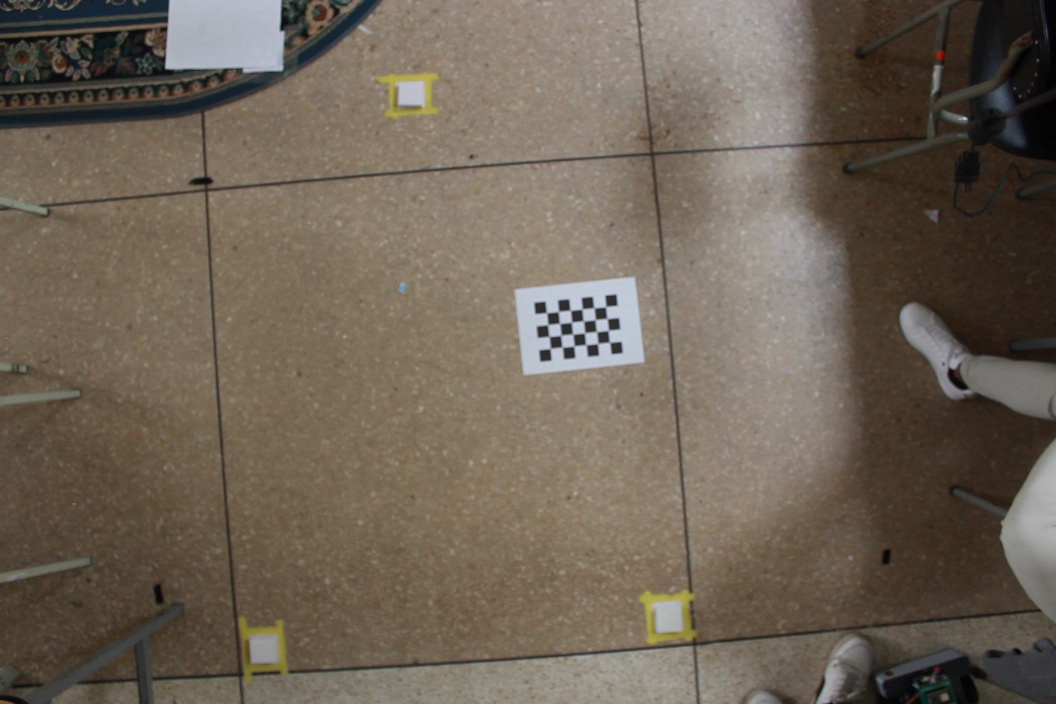
#> input picture src/robot_movil/Camara_robot/calibracion_imgs/img1.jpg, 1056 x 704 px; its folder holds only this picture in this run
$ python calibrar_camara.py
#> lines starting #> are read from the running program, lines starting #| are printed output that depends on the picture; long printed decimals are rounded
import cv2
import numpy as np
import glob
import os

# Configuración del patrón de calibración
num_esquinas_x = 6  # columnas de esquinas internas
num_esquinas_y = 4   # filas de esquinas internas
tamano_cuadro_mm = 29  # tamaño de cada cuadro en milímetros
# Ruta relativa a la carpeta donde se guardan las imágenes
ruta_imgs = 'calibracion_imgs/*.jpg'

# Puntos 3D reales del patrón
objp = np.zeros((num_esquinas_y * num_esquinas_x, 3), np.float32)
objp[:, :2] = np.mgrid[0:num_esquinas_x, 0:num_esquinas_y].T.reshape(-1, 2)
objp *= tamano_cuadro_mm

# Listas para almacenar puntos del mundo real y sus proyecciones en las imágenes
objpoints = []
imgpoints = []

imagenes = glob.glob(ruta_imgs)

if not imagenes:
    print("❌ No se encontraron imágenes en la carpeta 'calibracion_imgs/'.")
    exit()

for fname in imagenes:
    img = cv2.imread(fname)
#> img is the input picture: shape (704, 1056, 3); mean B, G, R 85.5, 99, 110.2
    gray = cv2.cvtColor(img, cv2.COLOR_BGR2GRAY)
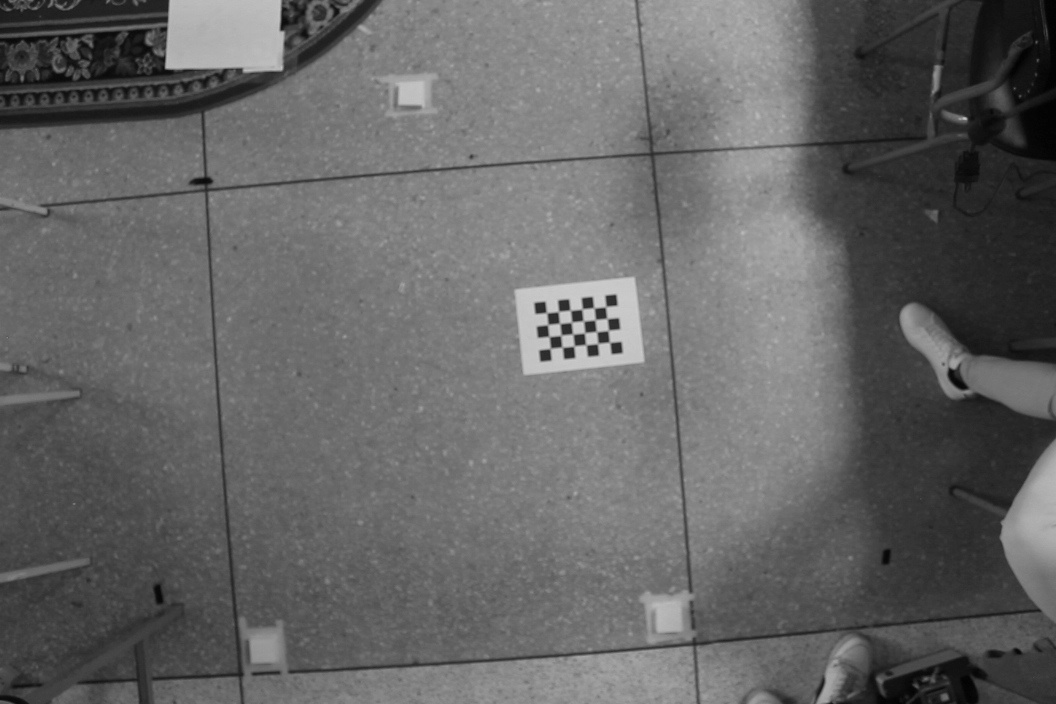
#> gray: shape (704, 1056); min 0, max 210, mean 100.8

    ret, corners = cv2.findChessboardCorners(gray, (num_esquinas_x, num_esquinas_y), None)
#> ret = True; corners = 24 rows, first 8: [546.7, 312.8], [558.5, 311.5], [570.3, 310.3], [582, 309.1], [593.9, 308], [605.2, 307.3], [547.6, 324.8], [560, 323.8]

    if ret:
        objpoints.append(objp)
        corners2 = cv2.cornerSubPix(
            gray, corners, (11, 11), (-1, -1),
            criteria=(cv2.TERM_CRITERIA_EPS + cv2.TERM_CRITERIA_MAX_ITER, 30, 0.001)
        )
#> corners2 = 24 rows, first 8: [553.2, 317.8], [553.3, 317.8], [576.8, 315.6], [576.8, 315.6], [600.5, 313], [600.5, 313], [544.8, 330.5], [566.4, 328.5]
        imgpoints.append(corners2)

        # Visualizar para validar detección
        img_drawn = cv2.drawChessboardCorners(img, (num_esquinas_x, num_esquinas_y), corners2, ret)
        cv2.imshow('Esquinas detectadas', img_drawn)
        cv2.waitKey(200)

cv2.destroyAllWindows()

# Calibración de la cámara
ret, mtx, dist, rvecs, tvecs = cv2.calibrateCamera(
    objpoints, imgpoints, gray.shape[::-1], None, None
)
#> ret = 6.17; mtx = [[338, 0, 517.9], [0, 244, 353.8], [0, 0, 1]]; dist = [[-5.72, -21.28, -0.163, 0.74, 490.8]]; rvecs = ([0.159, -0.854, -0.189],); tvecs = ([44.77, -81.56, 594.7],)

print("\n✅ Calibración completada")
print(f"\n📷 Matriz de cámara (camera_matrix):\n{mtx}")
#| 📷 Matriz de cámara (camera_matrix):
#| [[338.040   0.         517.852]
#|  [  0.         244.003  353.846]
#|  [  0.           0.           1.        ]]
print(f"\n🔧 Coeficientes de distorsión:\n{dist.ravel()}")
#| 🔧 Coeficientes de distorsión:
#| [-5.72425650e+00 -2.12790006e+01 -1.62774071e-01  7.39552187e-01
#|   4.90783763e+02]

# Guardar parámetros en un archivo .npz
np.savez('parametros_calibracion.npz', mtx=mtx, dist=dist)
print("\n💾 Parámetros guardados en 'parametros_calibracion.npz'")
